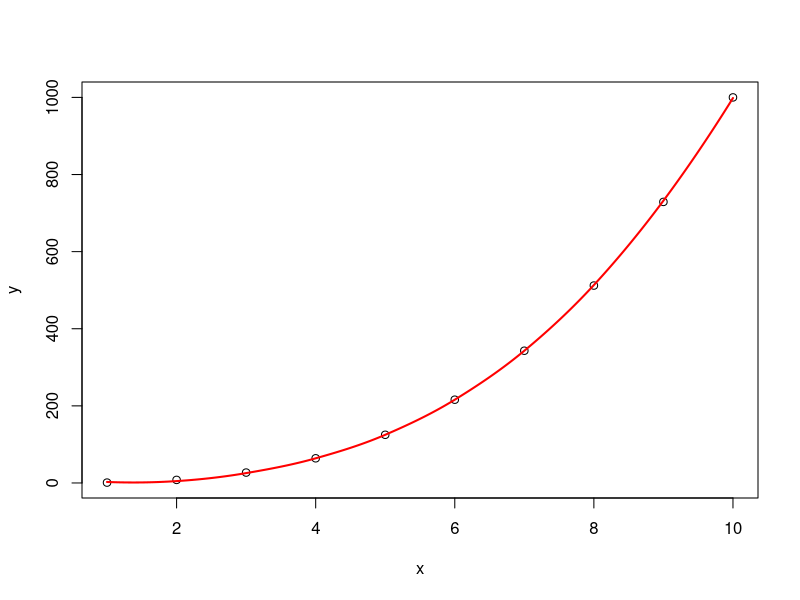

Here is the R script that generated this plot:
x <- 1:10
y <- x*x*x
lo <- loess(y~x)
plot(x, y)
xl <- seq(min(x), max(x), (max(x) - (min(x))) / 1000)
lines(xl, predict(lo, xl), col="red", lwd=2)
